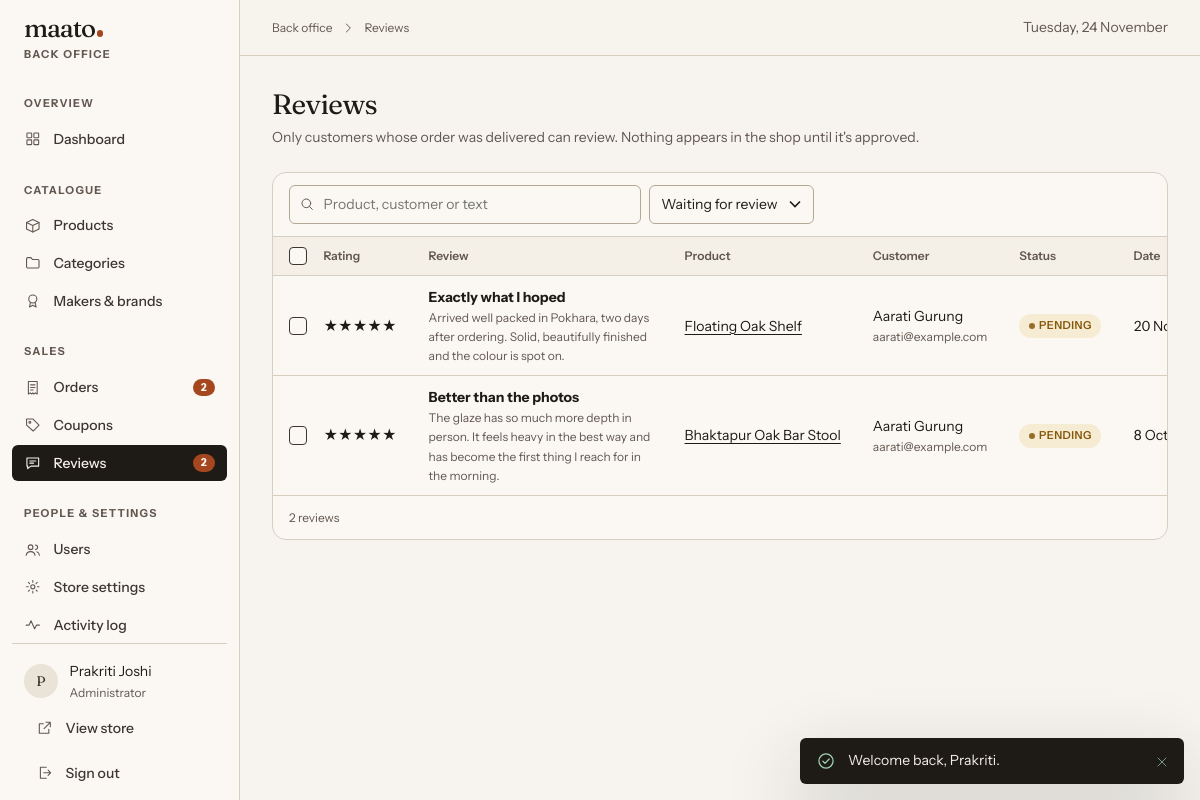
/suman-ecom/admin/reviews (signed in), run on the app's committed database.
### tables this page shows
CREATE TABLE users (
    id            INT UNSIGNED     NOT NULL AUTO_INCREMENT,
    role_id       TINYINT UNSIGNED NOT NULL,
    name          VARCHAR(120)     NOT NULL,
    email         VARCHAR(190)     NOT NULL,
    phone         VARCHAR(20)      NULL,
    password_hash VARCHAR(255)     NOT NULL,
    avatar_path   VARCHAR(255)     NULL,
    is_blocked    TINYINT(1)       NOT NULL DEFAULT 0,
    last_login_at DATETIME         NULL,
    created_at    DATETIME         NOT NULL DEFAULT CURRENT_TIMESTAMP,
    updated_at    DATETIME         NOT NULL DEFAULT CURRENT_TIMESTAMP ON UPDATE CURRENT_TIMESTAMP,
    PRIMARY KEY (id),
    UNIQUE KEY uq_users_email (email),
    KEY idx_users_role (role_id),
    KEY idx_users_created (created_at),
    CONSTRAINT fk_users_role FOREIGN KEY (role_id) REFERENCES roles (id) ON UPDATE CASCADE
);

CREATE TABLE roles (
    id          TINYINT UNSIGNED NOT NULL AUTO_INCREMENT,
    slug        VARCHAR(20)  NOT NULL,
    name        VARCHAR(50)  NOT NULL,
    description VARCHAR(255) NULL,
    PRIMARY KEY (id),
    UNIQUE KEY uq_roles_slug (slug)
);

CREATE TABLE reviews (
    id         INT UNSIGNED     NOT NULL AUTO_INCREMENT,
    product_id INT UNSIGNED     NOT NULL,
    user_id    INT UNSIGNED     NOT NULL,
    rating     TINYINT UNSIGNED NOT NULL,
    title      VARCHAR(120)     NOT NULL,
    body       TEXT             NOT NULL,
    status     ENUM('pending','approved','rejected') NOT NULL DEFAULT 'pending',
    created_at DATETIME         NOT NULL DEFAULT CURRENT_TIMESTAMP,
    updated_at DATETIME         NOT NULL DEFAULT CURRENT_TIMESTAMP ON UPDATE CURRENT_TIMESTAMP,
    PRIMARY KEY (id),
    UNIQUE KEY uq_reviews_user_product (product_id, user_id),
    KEY idx_reviews_status (status, created_at),
    KEY idx_reviews_user (user_id),
    CONSTRAINT fk_reviews_product FOREIGN KEY (product_id) REFERENCES products (id) ON DELETE CASCADE,
    CONSTRAINT fk_reviews_user FOREIGN KEY (user_id) REFERENCES users (id) ON DELETE CASCADE,
    CONSTRAINT chk_reviews_rating CHECK (rating BETWEEN 1 AND 5)
);

CREATE TABLE products (
    id                INT UNSIGNED  NOT NULL AUTO_INCREMENT,
    category_id       INT UNSIGNED  NOT NULL,
    brand_id          INT UNSIGNED  NULL,
    name              VARCHAR(160)  NOT NULL,
    slug              VARCHAR(180)  NOT NULL,
    short_description VARCHAR(255)  NOT NULL DEFAULT '',
    description       TEXT          NOT NULL,
    details           TEXT          NULL COMMENT 'Materials, dimensions and care, one per line',
    price             DECIMAL(12,2) NOT NULL,
    sale_price        DECIMAL(12,2) NULL,
    sale_starts_at    DATETIME      NULL,
    sale_ends_at      DATETIME      NULL,
    status            ENUM('draft','published') NOT NULL DEFAULT 'draft',
    is_featured       TINYINT(1)    NOT NULL DEFAULT 0,
    size_guide        ENUM('bedding','rug','furniture') NULL,
    meta_title        VARCHAR(160)  NULL,
    meta_description  VARCHAR(255)  NULL,
    created_at        DATETIME      NOT NULL DEFAULT CURRENT_TIMESTAMP,
    updated_at        DATETIME      NOT NULL DEFAULT CURRENT_TIMESTAMP ON UPDATE CURRENT_TIMESTAMP,
    deleted_at        DATETIME      NULL,
    PRIMARY KEY (id),
    UNIQUE KEY uq_products_slug (slug),
    KEY idx_products_listing (status, deleted_at, created_at),
    KEY idx_products_category (category_id),
    KEY idx_products_brand (brand_id),
    FULLTEXT KEY ft_products_search (name, short_description, description),
    CONSTRAINT fk_products_category FOREIGN KEY (category_id) REFERENCES categories (id) ON DELETE RESTRICT,
    CONSTRAINT fk_products_brand FOREIGN KEY (brand_id) REFERENCES brands (id) ON DELETE SET NULL,
    CONSTRAINT chk_products_price CHECK (price >= 0 AND (sale_price IS NULL OR sale_price >= 0))
);

### app/Views/admin/reviews/_table.php (the view, shortened to what the rows shown need)
<div class="table-wrap">
  <table class="data-table">
    <thead>
      <tr>
        <th scope="col" class="col-check"><label class="check"><input type="checkbox" data-select-all aria-label="Select all reviews on this page"></label></th>
        <?= sort_th('Rating', 'rating', $filters) ?>
        <th scope="col">Review</th>
        <?= sort_th('Product', 'product', $filters) ?>
        <th scope="col">Customer</th>
        <?= sort_th('Status', 'status', $filters) ?>
        <?= sort_th('Date', 'date', $filters) ?>
      </tr>
    </thead>
    <tbody>
      <?php foreach ($result['items'] as $r): ?>
        <tr>
          <td class="col-check"><label class="check"><input type="checkbox" name="ids[]" value="<?= (int) $r['id'] ?>" data-row-check aria-label="Select review by <?= e($r['author']) ?>"></label></td>
          <td><span aria-label="<?= (int) $r['rating'] ?> out of 5"><?= str_repeat('★', (int) $r['rating']) ?><span class="muted"><?= str_repeat('★', 5 - (int) $r['rating']) ?></span></span></td>
          <td class="wrap"><strong><?= e($r['title']) ?></strong><span class="cell-sub"><?= e(str_limit($r['body'], 160)) ?></span></td>
          <td><a href="<?= e(route('product', ['slug' => $r['product_slug']])) ?>#reviews" target="_blank" rel="noopener"><?= e($r['product_name']) ?></a></td>
          <td><?= e($r['author']) ?><span class="cell-sub"><?= e($r['author_email']) ?></span></td>
          <td><span class="badge badge--<?= ['pending' => 'warning', 'approved' => 'success', 'rejected' => 'neutral'][$r['status']] ?>"><?= e(ucfirst($r['status'])) ?></span></td>
          <td><?= e(format_date($r['created_at'])) ?></td>
        </tr>
      <?php endforeach; ?>
    </tbody>
  </table>
</div>

### app/Views/layouts/admin.php (shortened to what the rows shown need)
<?php
$me = Auth::user();
?>
<!doctype html>
<html lang="en" class="no-js">
<head>
</head>
<body class="admin">
<div class="admin-shell">
  <aside class="sidebar" id="sidebar" data-sidebar>
    <div class="sidebar__foot">
      <div class="sidebar__user">
        <?php if ($me['avatar_path']): ?><img class="avatar" src="<?= e(media($me['avatar_path'])) ?>" alt=""><?php else: ?><span class="avatar" aria-hidden="true"><?= e(mb_strtoupper(mb_substr($me['name'], 0, 1))) ?></span><?php endif; ?>
        <span><?= e($me['name']) ?><small><?= e($me['role_name']) ?></small></span>
      </div>
    </div>
  </aside>
  <div>
    <main class="page" id="main" tabindex="-1">
      <?= $content ?>
    </main>
  </div>
</div>
</body>
</html>

### data on the page
users: name "P", name "Prakriti Joshi", role.name "Administrator"
reviews: rating "★★★★★", title "Exactly what I hoped", body "Arrived well packed in Pokhara, two days after ordering. Solid, beautifully finished and the colour is spot on.", product.name "Floating Oak Shelf", user.name "Aarati Gurung", user.email "aarati@example.com", status "PENDING", created_at "20…"
reviews: rating "★★★★★", title "Better than the photos", body "The glaze has so much more depth in person. It feels heavy in the best way and has become the first thing I reach for in the morning.", product.name "Bhaktapur Oak Bar Stool", user.name "Aarati Gurung", user.email "aarati@example.com", status "PENDING", created_at "8 Oct…"

### other printed values
mb_strtolower(setting('store_name', 'Maato')) "maato"
$group "OVERVIEW"
$label "Dashboard"
$group "CATALOGUE"
$label "Products"
$label "Categories"
$label "Makers & brands"
$group "SALES"
$label "Orders"
$count "2"
$label "Coupons"
$label "Reviews"
$group "PEOPLE & SETTINGS"
$label "Users"
$label "Store settings"
